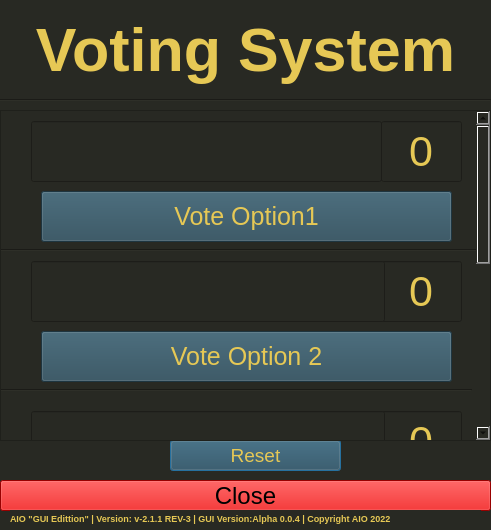
<?xml version="1.0" encoding="UTF-8"?>
<ui version="4.0">
 <class>Dialog</class>
 <widget class="QDialog" name="Dialog">
  <property name="geometry">
   <rect>
    <x>0</x>
    <y>0</y>
    <width>491</width>
    <height>530</height>
   </rect>
  </property>
  <property name="minimumSize">
   <size>
    <width>491</width>
    <height>530</height>
   </size>
  </property>
  <property name="maximumSize">
   <size>
    <width>491</width>
    <height>530</height>
   </size>
  </property>
  <property name="windowTitle">
   <string>AIO | Age</string>
  </property>
  <property name="styleSheet">
   <string notr="true">background-color: rgb(40, 41, 35);</string>
  </property>
  <widget class="QPushButton" name="Close">
   <property name="geometry">
    <rect>
     <x>0</x>
     <y>480</y>
     <width>491</width>
     <height>31</height>
    </rect>
   </property>
   <property name="font">
    <font>
     <pointsize>18</pointsize>
     <strikeout>false</strikeout>
     <kerning>true</kerning>
    </font>
   </property>
   <property name="styleSheet">
    <string notr="true">background-color: rgb(213, 0, 0);</string>
   </property>
   <property name="text">
    <string>Close</string>
   </property>
   <property name="autoDefault">
    <bool>false</bool>
   </property>
   <property name="default">
    <bool>false</bool>
   </property>
  </widget>
  <widget class="QLabel" name="label_3">
   <property name="geometry">
    <rect>
     <x>10</x>
     <y>510</y>
     <width>471</width>
     <height>16</height>
    </rect>
   </property>
   <property name="font">
    <font>
     <pointsize>7</pointsize>
     <weight>75</weight>
     <bold>true</bold>
     <strikeout>false</strikeout>
     <kerning>true</kerning>
    </font>
   </property>
   <property name="styleSheet">
    <string notr="true">color: rgb(230, 200, 85);</string>
   </property>
   <property name="text">
    <string>AIO &quot;GUI Edittion&quot; | Version: v-2.1.1 REV-3 | GUI Version:Alpha 0.0.4 | Copyright AIO 2022</string>
   </property>
   <property name="wordWrap">
    <bool>true</bool>
   </property>
  </widget>
  <widget class="QLabel" name="label">
   <property name="geometry">
    <rect>
     <x>20</x>
     <y>10</y>
     <width>451</width>
     <height>81</height>
    </rect>
   </property>
   <property name="font">
    <font>
     <pointsize>46</pointsize>
     <weight>75</weight>
     <bold>true</bold>
     <underline>false</underline>
     <strikeout>false</strikeout>
     <kerning>true</kerning>
    </font>
   </property>
   <property name="autoFillBackground">
    <bool>false</bool>
   </property>
   <property name="styleSheet">
    <string notr="true">color: rgb(230, 200, 85);</string>
   </property>
   <property name="text">
    <string>&lt;html&gt;&lt;head/&gt;&lt;body&gt;&lt;p align=&quot;center&quot;&gt;Voting System&lt;/p&gt;&lt;/body&gt;&lt;/html&gt;</string>
   </property>
  </widget>
  <widget class="Line" name="line_2">
   <property name="geometry">
    <rect>
     <x>0</x>
     <y>90</y>
     <width>491</width>
     <height>20</height>
    </rect>
   </property>
   <property name="maximumSize">
    <size>
     <width>491</width>
     <height>150</height>
    </size>
   </property>
   <property name="styleSheet">
    <string notr="true">background-color: rgb(40, 41, 35);</string>
   </property>
   <property name="orientation">
    <enum>Qt::Horizontal</enum>
   </property>
  </widget>
  <widget class="QPushButton" name="Reset">
   <property name="geometry">
    <rect>
     <x>170</x>
     <y>440</y>
     <width>171</width>
     <height>31</height>
    </rect>
   </property>
   <property name="font">
    <font>
     <pointsize>14</pointsize>
    </font>
   </property>
   <property name="styleSheet">
    <string notr="true">color: rgb(230, 200, 85);
background-color: rgb(42, 74, 89);</string>
   </property>
   <property name="text">
    <string>Reset</string>
   </property>
  </widget>
  <widget class="QScrollArea" name="scrollArea">
   <property name="geometry">
    <rect>
     <x>0</x>
     <y>110</y>
     <width>491</width>
     <height>331</height>
    </rect>
   </property>
   <property name="sizePolicy">
    <sizepolicy hsizetype="Preferred" vsizetype="Preferred">
     <horstretch>0</horstretch>
     <verstretch>0</verstretch>
    </sizepolicy>
   </property>
   <property name="styleSheet">
    <string notr="true">border-color: rgb(55, 255, 0);</string>
   </property>
   <property name="widgetResizable">
    <bool>true</bool>
   </property>
   <widget class="QWidget" name="scrollAreaWidgetContents">
    <property name="geometry">
     <rect>
      <x>0</x>
      <y>-20</y>
      <width>472</width>
      <height>710</height>
     </rect>
    </property>
    <property name="minimumSize">
     <size>
      <width>0</width>
      <height>710</height>
     </size>
    </property>
    <property name="styleSheet">
     <string notr="true">QScrollBavertical{
	
	color: rgb(230, 200, 85);
	background-color: rgb(40, 41, 35);
}</string>
    </property>
    <widget class="QLineEdit" name="VoteCounter2">
     <property name="geometry">
      <rect>
       <x>380</x>
       <y>150</y>
       <width>81</width>
       <height>61</height>
      </rect>
     </property>
     <property name="font">
      <font>
       <pointsize>32</pointsize>
      </font>
     </property>
     <property name="styleSheet">
      <string notr="true">color: rgb(230, 200, 85);</string>
     </property>
     <property name="text">
      <string>0</string>
     </property>
     <property name="alignment">
      <set>Qt::AlignCenter</set>
     </property>
    </widget>
    <widget class="QLineEdit" name="lineEdit_2">
     <property name="geometry">
      <rect>
       <x>30</x>
       <y>150</y>
       <width>354</width>
       <height>61</height>
      </rect>
     </property>
     <property name="font">
      <font>
       <pointsize>29</pointsize>
      </font>
     </property>
     <property name="styleSheet">
      <string notr="true">color: rgb(230, 200, 85);</string>
     </property>
     <property name="alignment">
      <set>Qt::AlignCenter</set>
     </property>
    </widget>
    <widget class="QPushButton" name="Vote1">
     <property name="geometry">
      <rect>
       <x>40</x>
       <y>80</y>
       <width>411</width>
       <height>51</height>
      </rect>
     </property>
     <property name="font">
      <font>
       <pointsize>19</pointsize>
      </font>
     </property>
     <property name="styleSheet">
      <string notr="true">color: rgb(230, 200, 85);
background-color: rgb(42, 74, 89);</string>
     </property>
     <property name="text">
      <string>Vote Option1</string>
     </property>
    </widget>
    <widget class="Line" name="line_3">
     <property name="geometry">
      <rect>
       <x>-20</x>
       <y>260</y>
       <width>491</width>
       <height>38</height>
      </rect>
     </property>
     <property name="maximumSize">
      <size>
       <width>491</width>
       <height>150</height>
      </size>
     </property>
     <property name="styleSheet">
      <string notr="true">background-color: rgb(40, 41, 35);</string>
     </property>
     <property name="orientation">
      <enum>Qt::Horizontal</enum>
     </property>
    </widget>
    <widget class="QPushButton" name="Vote2">
     <property name="geometry">
      <rect>
       <x>40</x>
       <y>220</y>
       <width>411</width>
       <height>51</height>
      </rect>
     </property>
     <property name="font">
      <font>
       <pointsize>19</pointsize>
      </font>
     </property>
     <property name="styleSheet">
      <string notr="true">color: rgb(230, 200, 85);
background-color: rgb(42, 74, 89);</string>
     </property>
     <property name="text">
      <string>Vote Option 2</string>
     </property>
    </widget>
    <widget class="QLineEdit" name="lineEdit">
     <property name="geometry">
      <rect>
       <x>30</x>
       <y>10</y>
       <width>351</width>
       <height>61</height>
      </rect>
     </property>
     <property name="font">
      <font>
       <pointsize>29</pointsize>
      </font>
     </property>
     <property name="cursor">
      <cursorShape>ArrowCursor</cursorShape>
     </property>
     <property name="styleSheet">
      <string notr="true">color: rgb(230, 200, 85);</string>
     </property>
     <property name="alignment">
      <set>Qt::AlignCenter</set>
     </property>
    </widget>
    <widget class="QLineEdit" name="VoteCounter1">
     <property name="geometry">
      <rect>
       <x>380</x>
       <y>10</y>
       <width>81</width>
       <height>61</height>
      </rect>
     </property>
     <property name="font">
      <font>
       <pointsize>32</pointsize>
      </font>
     </property>
     <property name="styleSheet">
      <string notr="true">color: rgb(230, 200, 85);</string>
     </property>
     <property name="text">
      <string>0</string>
     </property>
     <property name="alignment">
      <set>Qt::AlignCenter</set>
     </property>
    </widget>
    <widget class="Line" name="line_4">
     <property name="geometry">
      <rect>
       <x>0</x>
       <y>120</y>
       <width>491</width>
       <height>38</height>
      </rect>
     </property>
     <property name="maximumSize">
      <size>
       <width>491</width>
       <height>150</height>
      </size>
     </property>
     <property name="styleSheet">
      <string notr="true">background-color: rgb(40, 41, 35);</string>
     </property>
     <property name="orientation">
      <enum>Qt::Horizontal</enum>
     </property>
    </widget>
    <widget class="QPushButton" name="Vote3">
     <property name="geometry">
      <rect>
       <x>40</x>
       <y>370</y>
       <width>411</width>
       <height>51</height>
      </rect>
     </property>
     <property name="font">
      <font>
       <pointsize>19</pointsize>
      </font>
     </property>
     <property name="styleSheet">
      <string notr="true">color: rgb(230, 200, 85);
background-color: rgb(42, 74, 89);</string>
     </property>
     <property name="text">
      <string>Vote Option 3</string>
     </property>
    </widget>
    <widget class="Line" name="line_5">
     <property name="geometry">
      <rect>
       <x>-20</x>
       <y>410</y>
       <width>491</width>
       <height>38</height>
      </rect>
     </property>
     <property name="maximumSize">
      <size>
       <width>491</width>
       <height>150</height>
      </size>
     </property>
     <property name="styleSheet">
      <string notr="true">background-color: rgb(40, 41, 35);</string>
     </property>
     <property name="orientation">
      <enum>Qt::Horizontal</enum>
     </property>
    </widget>
    <widget class="QLineEdit" name="VoteCounter3">
     <property name="geometry">
      <rect>
       <x>380</x>
       <y>300</y>
       <width>81</width>
       <height>61</height>
      </rect>
     </property>
     <property name="font">
      <font>
       <pointsize>32</pointsize>
      </font>
     </property>
     <property name="styleSheet">
      <string notr="true">color: rgb(230, 200, 85);</string>
     </property>
     <property name="text">
      <string>0</string>
     </property>
     <property name="alignment">
      <set>Qt::AlignCenter</set>
     </property>
    </widget>
    <widget class="QLineEdit" name="lineEdit_3">
     <property name="geometry">
      <rect>
       <x>30</x>
       <y>300</y>
       <width>354</width>
       <height>61</height>
      </rect>
     </property>
     <property name="font">
      <font>
       <pointsize>29</pointsize>
      </font>
     </property>
     <property name="styleSheet">
      <string notr="true">color: rgb(230, 200, 85);</string>
     </property>
     <property name="alignment">
      <set>Qt::AlignCenter</set>
     </property>
    </widget>
    <widget class="QLineEdit" name="lineEdit_4">
     <property name="geometry">
      <rect>
       <x>30</x>
       <y>440</y>
       <width>354</width>
       <height>61</height>
      </rect>
     </property>
     <property name="font">
      <font>
       <pointsize>29</pointsize>
      </font>
     </property>
     <property name="styleSheet">
      <string notr="true">color: rgb(230, 200, 85);</string>
     </property>
     <property name="alignment">
      <set>Qt::AlignCenter</set>
     </property>
    </widget>
    <widget class="Line" name="line_6">
     <property name="geometry">
      <rect>
       <x>-10</x>
       <y>550</y>
       <width>491</width>
       <height>38</height>
      </rect>
     </property>
     <property name="maximumSize">
      <size>
       <width>491</width>
       <height>150</height>
      </size>
     </property>
     <property name="styleSheet">
      <string notr="true">background-color: rgb(40, 41, 35);</string>
     </property>
     <property name="orientation">
      <enum>Qt::Horizontal</enum>
     </property>
    </widget>
    <widget class="QPushButton" name="Vote4">
     <property name="geometry">
      <rect>
       <x>40</x>
       <y>510</y>
       <width>411</width>
       <height>51</height>
      </rect>
     </property>
     <property name="font">
      <font>
       <pointsize>19</pointsize>
      </font>
     </property>
     <property name="styleSheet">
      <string notr="true">color: rgb(230, 200, 85);
background-color: rgb(42, 74, 89);</string>
     </property>
     <property name="text">
      <string>Vote Option 4</string>
     </property>
    </widget>
    <widget class="QLineEdit" name="VoteCounter4">
     <property name="geometry">
      <rect>
       <x>380</x>
       <y>440</y>
       <width>81</width>
       <height>61</height>
      </rect>
     </property>
     <property name="font">
      <font>
       <pointsize>32</pointsize>
      </font>
     </property>
     <property name="styleSheet">
      <string notr="true">color: rgb(230, 200, 85);</string>
     </property>
     <property name="text">
      <string>0</string>
     </property>
     <property name="alignment">
      <set>Qt::AlignCenter</set>
     </property>
    </widget>
    <widget class="QPushButton" name="Vote5">
     <property name="geometry">
      <rect>
       <x>40</x>
       <y>650</y>
       <width>411</width>
       <height>51</height>
      </rect>
     </property>
     <property name="font">
      <font>
       <pointsize>19</pointsize>
      </font>
     </property>
     <property name="styleSheet">
      <string notr="true">color: rgb(230, 200, 85);
background-color: rgb(42, 74, 89);</string>
     </property>
     <property name="text">
      <string>Vote Option 5</string>
     </property>
    </widget>
    <widget class="QLineEdit" name="VoteCounter5">
     <property name="geometry">
      <rect>
       <x>380</x>
       <y>580</y>
       <width>81</width>
       <height>61</height>
      </rect>
     </property>
     <property name="font">
      <font>
       <pointsize>32</pointsize>
      </font>
     </property>
     <property name="styleSheet">
      <string notr="true">color: rgb(230, 200, 85);</string>
     </property>
     <property name="text">
      <string>0</string>
     </property>
     <property name="alignment">
      <set>Qt::AlignCenter</set>
     </property>
    </widget>
    <widget class="QLineEdit" name="lineEdit_5">
     <property name="geometry">
      <rect>
       <x>30</x>
       <y>580</y>
       <width>354</width>
       <height>61</height>
      </rect>
     </property>
     <property name="font">
      <font>
       <pointsize>29</pointsize>
      </font>
     </property>
     <property name="styleSheet">
      <string notr="true">color: rgb(230, 200, 85);</string>
     </property>
     <property name="alignment">
      <set>Qt::AlignCenter</set>
     </property>
    </widget>
    <zorder>line_5</zorder>
    <zorder>line_4</zorder>
    <zorder>VoteCounter2</zorder>
    <zorder>lineEdit_2</zorder>
    <zorder>Vote1</zorder>
    <zorder>line_3</zorder>
    <zorder>Vote2</zorder>
    <zorder>lineEdit</zorder>
    <zorder>VoteCounter1</zorder>
    <zorder>Vote3</zorder>
    <zorder>VoteCounter3</zorder>
    <zorder>lineEdit_3</zorder>
    <zorder>lineEdit_4</zorder>
    <zorder>line_6</zorder>
    <zorder>Vote4</zorder>
    <zorder>VoteCounter4</zorder>
    <zorder>Vote5</zorder>
    <zorder>VoteCounter5</zorder>
    <zorder>lineEdit_5</zorder>
   </widget>
  </widget>
  <zorder>Close</zorder>
  <zorder>Reset</zorder>
  <zorder>label</zorder>
  <zorder>label_3</zorder>
  <zorder>line_2</zorder>
  <zorder>scrollArea</zorder>
 </widget>
 <resources/>
 <connections/>
</ui>
